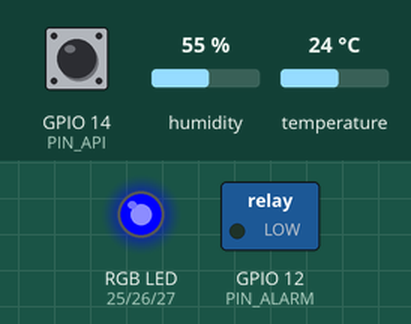
A sketch run on a simulated ESP32. Parts: switched loads named in the sketch (green lamp = pin HIGH), an RGB LED mixed from three pins (HIGH = lit). Inputs (shaded band) come from the test bench; at power-on: GPIO 14 (PIN_API) HIGH, humidity 55 %, temperature 24 °C. WiFi joins after 1.5 s; servers stay silent unless stated; no MQTT or app messages arrive unless stated.

Above: at 2.7 s.
2.8 s: GPIO 14 (PIN_API) pulled LOW for 0.15 s
At 2.88 s:
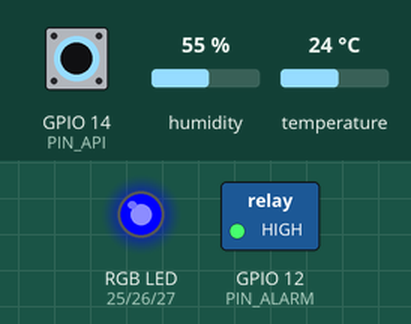
4.4 s: GPIO 14 (PIN_API) pulled LOW for 3.2 s
At 8.0 s:
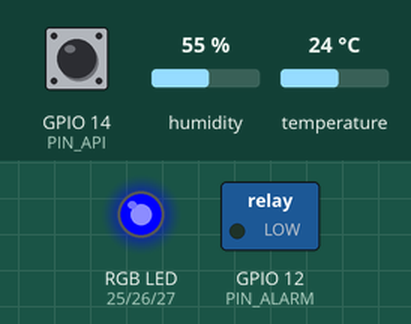
Timing chart, 0 to 9.5 s (numbered marks = the images above; inputs shaded):
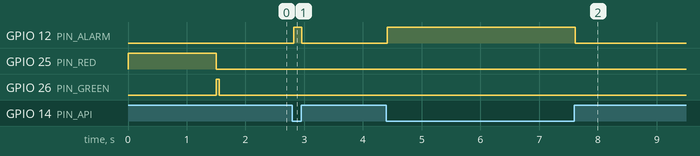

The sketch:

sketch.ino
```cpp
#include <WiFi.h>
#include <MQTT.h>
#include "DHTesp.h"

const char ssid[] = "Wokwi-GUEST";
const char pass[] = "";

WiFiClient net;
MQTTClient client;
DHTesp dhtSensor;

const int PIN_RED = 25;
const int PIN_GREEN = 26;
const int PIN_BLUE = 27;
const int PIN_API = 14;
const int PIN_ALARM = 12;
const int PIN_DHT = 15;

bool api, dataApiLama = 0;
String suhu, dataSuhuLama = "0";

void connect(){
  rgb(1,0,0);
  while(WiFi.status() != WL_CONNECTED){
    delay(500);
  }
  rgb(0,1,0);

  while(!client.connect("arsip-tamu", "kelasiot", "passwordkelasiot")){
    delay(500);
  }
  rgb(0,0,1);
}

void setup() {
  pinMode(PIN_RED, OUTPUT);
  pinMode(PIN_GREEN, OUTPUT);
  pinMode(PIN_BLUE, OUTPUT);
  pinMode(PIN_API, INPUT_PULLUP);
  pinMode(PIN_ALARM, OUTPUT);
  dhtSensor.setup(PIN_DHT, DHTesp::DHT22);

  WiFi.begin(ssid, pass);
  client.begin("kelasiot.cloud.shiftr.io", net);

  connect();
}

void loop() {
  TempAndHumidity data = dhtSensor.getTempAndHumidity();

  api = digitalRead(PIN_API);
  suhu = String(data.temperature, 2);

  if(suhu != dataSuhuLama){
    client.publish("kelasiot/kebakaran/arsip/tamu/suhu", suhu, true, 1);
    dataSuhuLama = suhu;
  }

  if(api != dataApiLama){
    client.publish("kelasiot/kebakaran/arsip/tamu/api", String(api), true, 1);
    dataApiLama = api;
  }

  alarm(api);

  delay(10);
}

void rgb(bool red, bool green, bool blue){
  digitalWrite(PIN_RED, red);
  digitalWrite(PIN_GREEN, green);
  digitalWrite(PIN_BLUE, blue);
}

void alarm(bool api){
  if(api == 0){
    digitalWrite(PIN_ALARM, 1);
  } else {
    digitalWrite(PIN_ALARM, 0);
  }
}
```

Measured:
- after the input at 2.8 s, GPIO 12 (PIN_ALARM): LOW → HIGH at once, → LOW 0.14 s later
- after the input at 4.4 s, GPIO 12 (PIN_ALARM): LOW → HIGH at once, → LOW 3.2 s later
